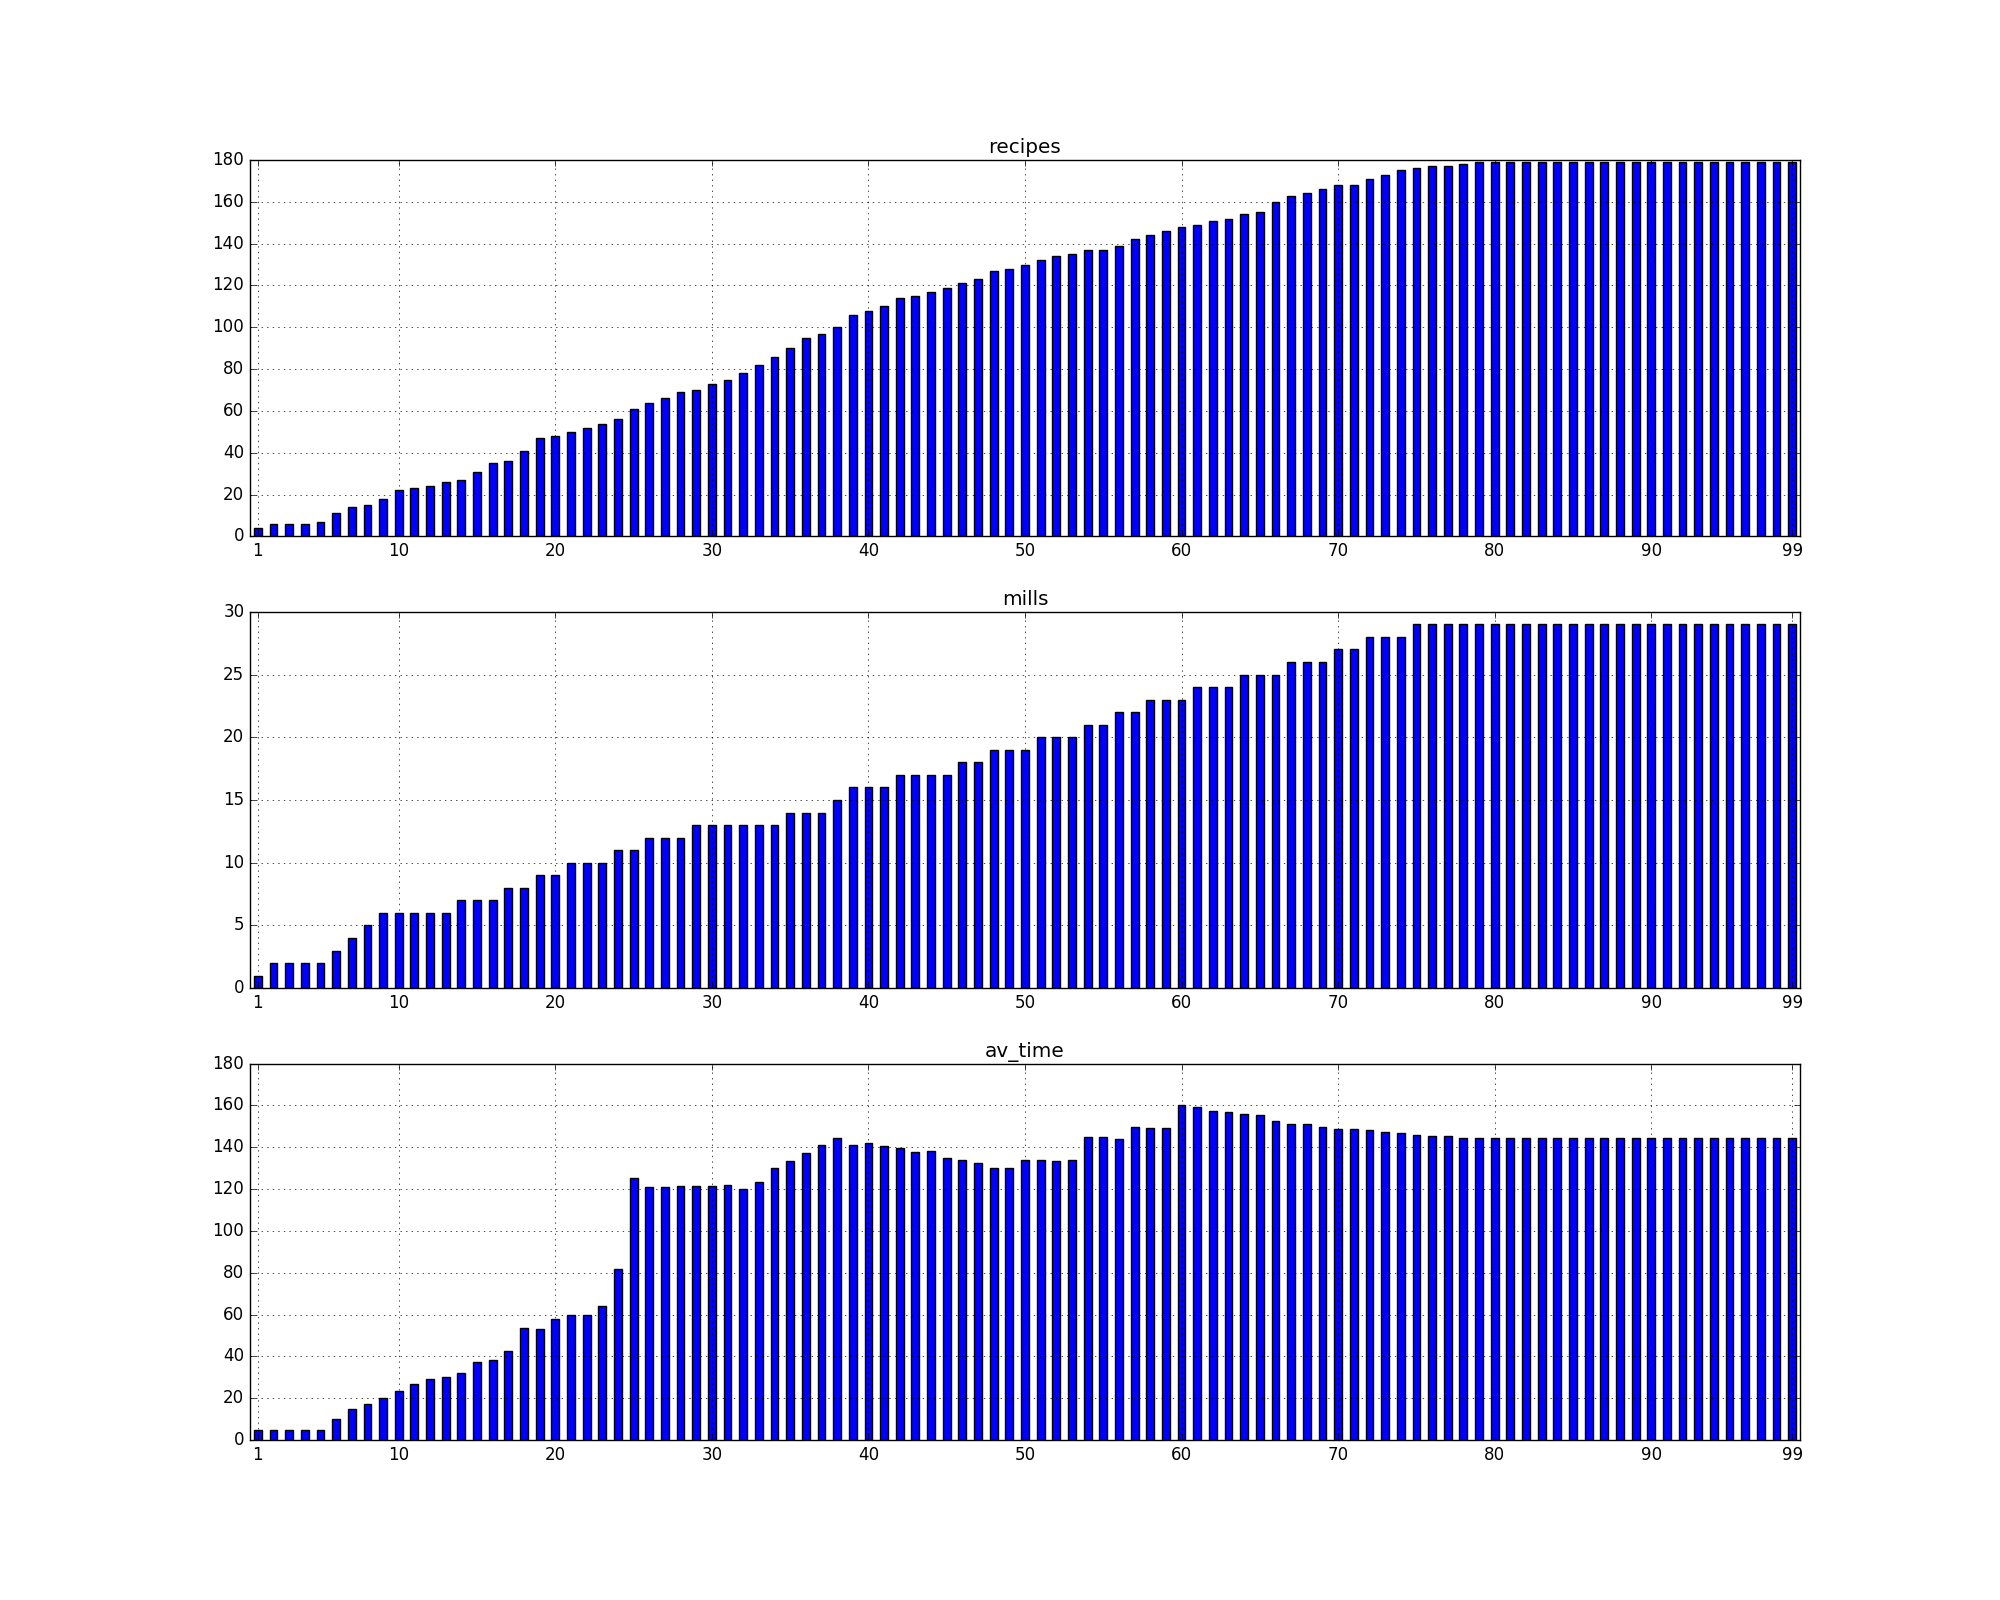

Recreate this plot in Python.
from model.database import *
from model.simulator import Simulator
from model.crops.storage import Storage
from model.crops.itemsprocessor import ItemsProcessorManager

import pandas as pd
import matplotlib.pylab as plt


if __name__ == '__main__':

    simulator = Simulator()
    database = Database()
    database.init_data()

    simulator.storage = Storage(database)
    simulator.manager = ItemsProcessorManager(database, simulator.storage)

    data = {}
    data["levels"] = []
    data["recipes"] = []
    data["mills"] = []
    data["av_time"] = []

    for level in range(1,100):
        mills, total_recipes = simulator.get_all_products(level)
        #print(mills["CraftedProducts"])
        data["levels"].append(level)
        data["recipes"].append(total_recipes)
        data["mills"].append(len(mills["CraftedProducts"]))
        total_time = 0
        total_recipes = 0
        for mill in mills["CraftedProducts"]:
            for recipe in mills["CraftedProducts"][mill]:
                for element in recipe:
                    time = recipe[element]
                    total_time += int(time)
                    total_recipes += 1
        average_time = total_time / total_recipes
        data["av_time"].append(average_time)

    charts = ["recipes", "mills", "av_time"]
    xticks = [0, 9, 19, 29, 39, 49, 59, 69, 79, 89, 98]
    xticklabels = [ n+1 for n in xticks ]
    fig, axes = plt.subplots(nrows=3, ncols=1)
    for i, name in enumerate(charts):
        my_data = pd.Series(data[name], index=data["levels"])
        myplot = my_data.plot(ax=axes[i], figsize=(20, 16), kind="bar", grid=True, title=name)
        axes[i].xaxis.set_ticks(xticks)
        axes[i].xaxis.set_ticklabels(xticklabels, rotation=0)

    point = __file__.rfind(".")
    bar = __file__.rfind("/")
    plt.savefig(__file__[bar+1:point] + ".png")
